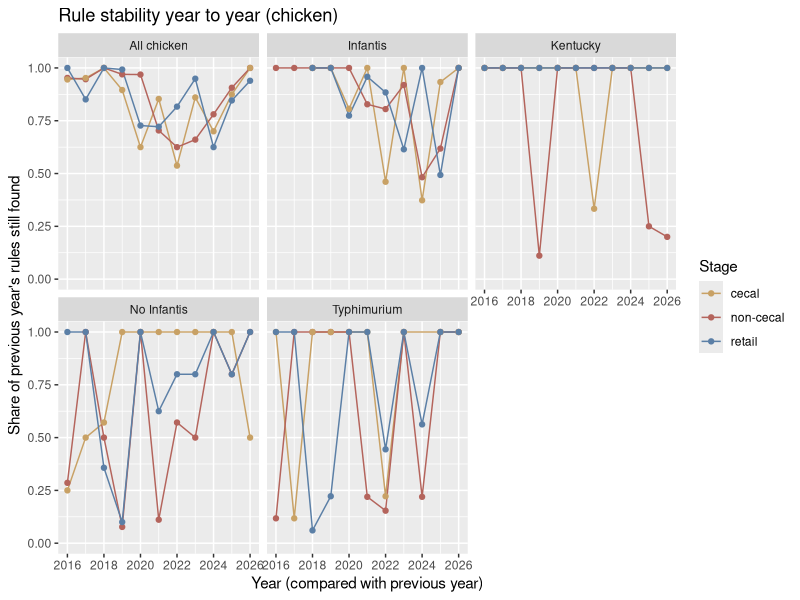
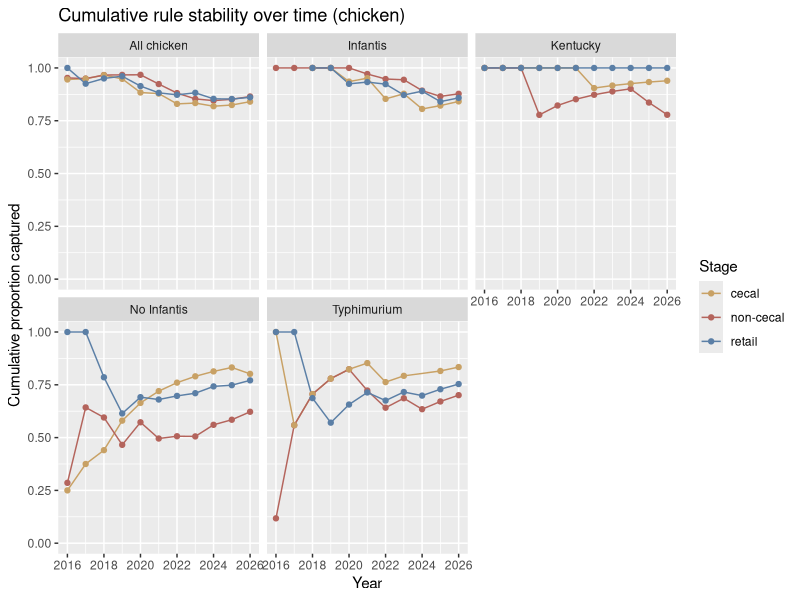
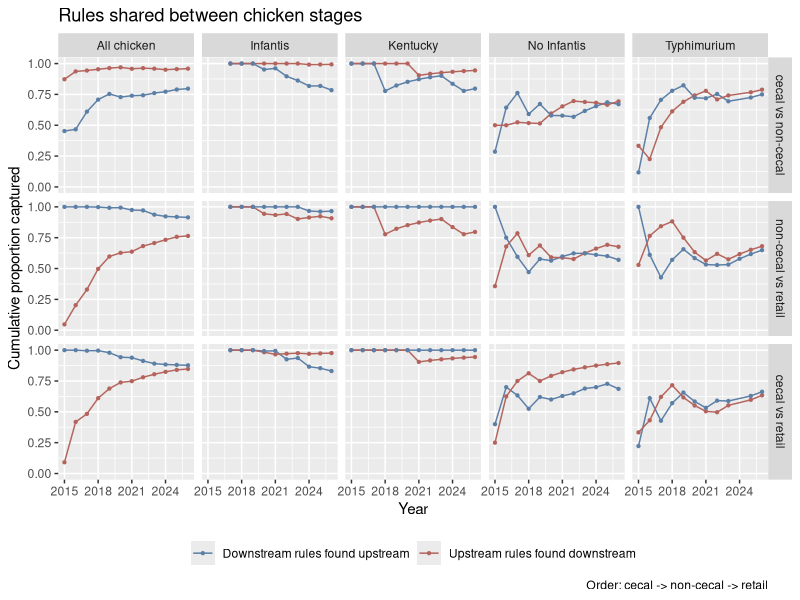
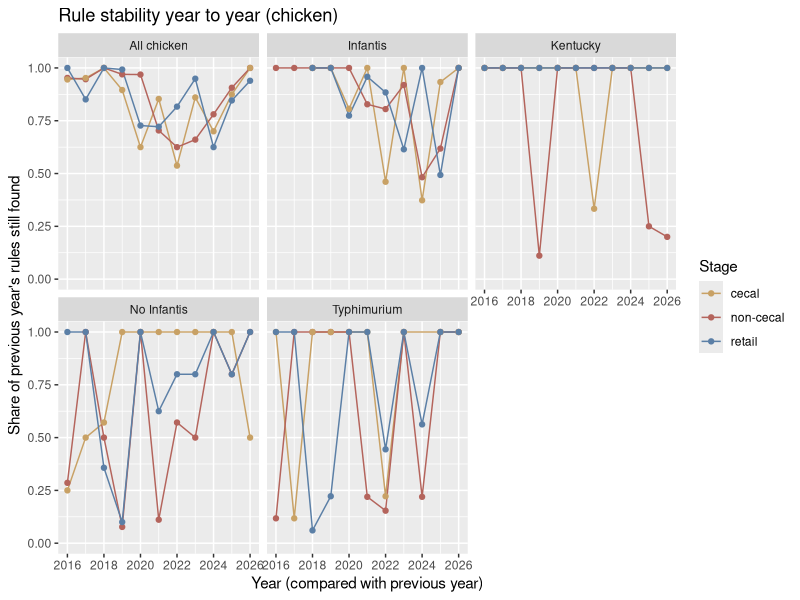
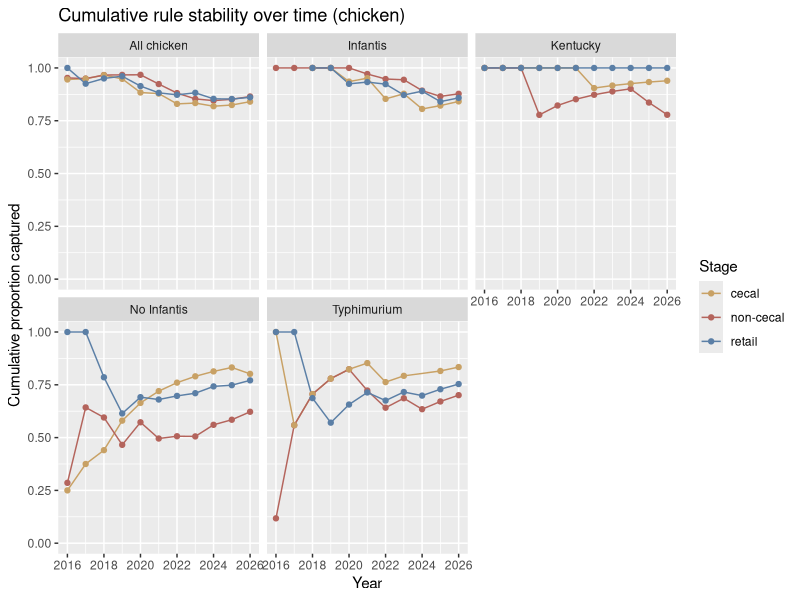
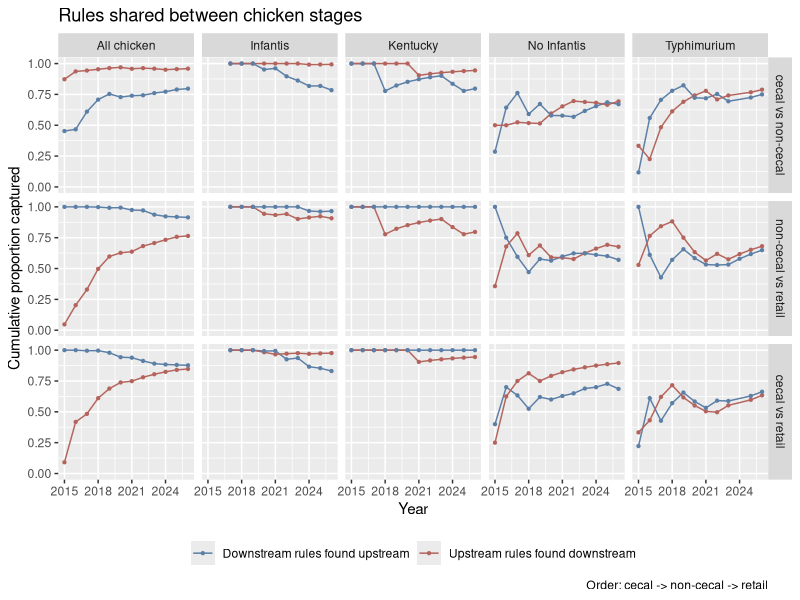

Recreate these plots in R, in order.
## 08_rule_comparison.R
## Comparing chicken rulesets across years & across stages
## Calculate roportion captured & cumulative proportion captured (CPC) following Glass et al.

library(readr)
library(dplyr)
library(stringr)
library(ggplot2)

setwd("~/USDA/Rule Mining Work")

rules <- read_csv("Output/rules_chicken_class_serotype_test.csv")

rules$rule <- paste(rules$LHS, "=>", rules$RHS)
rules$stage <- word(rules$group, 1)
rules$Year <- as.numeric(word(rules$group, 2))

# (Glass et al. Eq. 5)
prop_captured <- function(r1, r2) {
  length(intersect(r1, r2)) / length(r1)
}

# rules in both / rules in either (project plan)
overlap <- function(r1, r2) {
  length(intersect(r1, r2)) / length(union(r1, r2))
}


# Across years (Glass et al. Eq. 6)
time_comp <- data.frame()

for (s in unique(rules$subset)) {
  for (st in unique(rules$stage)) {
    d <- rules %>% filter(subset == s, stage == st)
    years <- sort(unique(d$Year))
    if (length(years) < 2) next
    
    for (i in 1:(length(years) - 1)) {
      r1 <- d$rule[d$Year == years[i]]
      r2 <- d$rule[d$Year == years[i + 1]]
      pc <- prop_captured(r1, r2)
      
      if (i == 1) {
        cpc <- pc
      } else {
        cpc <- (1 / i) * ((i - 1) * cpc + pc)
      }
      
      time_comp <- rbind(time_comp,
                         data.frame(subset = s, stage = st,
                                    year1 = years[i], year2 = years[i + 1],
                                    n_rules1 = length(r1), n_rules2 = length(r2),
                                    prop_captured = pc, cpc = cpc,
                                    overlap = overlap(r1, r2)))
    }
  }
}

time_comp
write_csv(time_comp, "Output/rule_comparison_time.csv")


# Across stages (Glass et al. Eq. 7)
stage_pairs <- list(c("cecal", "non-cecal"), c("non-cecal", "retail"), c("cecal", "retail"))

stage_comp <- data.frame()

for (s in unique(rules$subset)) {
  for (p in stage_pairs) {
    d1 <- rules %>% filter(subset == s, stage == p[1])
    d2 <- rules %>% filter(subset == s, stage == p[2])
    years <- sort(intersect(d1$Year, d2$Year))
    if (length(years) == 0) next
    
    for (i in 1:length(years)) {
      r1 <- d1$rule[d1$Year == years[i]]
      r2 <- d2$rule[d2$Year == years[i]]
      pc_12 <- prop_captured(r1, r2)
      pc_21 <- prop_captured(r2, r1)
      
      if (i == 1) {
        cpc_12 <- pc_12
        cpc_21 <- pc_21
      } else {
        cpc_12 <- (1 / i) * ((i - 1) * cpc_12 + pc_12)
        cpc_21 <- (1 / i) * ((i - 1) * cpc_21 + pc_21)
      }
      
      stage_comp <- rbind(stage_comp,
                          data.frame(subset = s, Year = years[i],
                                     pair = paste(p[1], "vs", p[2]),
                                     direction = c(paste(p[1], "in", p[2]),
                                                   paste(p[2], "in", p[1])),
                                     type = c("Upstream rules found downstream",
                                              "Downstream rules found upstream"),
                                     prop_captured = c(pc_12, pc_21),
                                     cpc = c(cpc_12, cpc_21),
                                     overlap = overlap(r1, r2)))
    }
  }
}

stage_comp
write_csv(stage_comp, "Output/rule_comparison_stage.csv")


# Plots
stage_colors <- c("cecal" = "#C8A165", "non-cecal" = "#B4645C", "retail" = "#5B7FA6")

# year to year
ggplot(time_comp, aes(x = year2, y = prop_captured, color = stage)) +
  geom_line() +
  geom_point() +
  facet_wrap(~ subset) +
  scale_color_manual(values = stage_colors) +
  scale_x_continuous(breaks = seq(2016, 2026, 2)) +
  coord_cartesian(ylim = c(0, 1)) +
  labs(x = "Year (compared with previous year)",
       y = "Share of previous year's rules still found",
       color = "Stage", title = "Rule stability year to year (chicken)")

ggsave("Output/Figures/rule_comparison_time.png", width = 10, height = 6)

# cumulative (Glass et al. Fig. 2)
ggplot(time_comp, aes(x = year2, y = cpc, color = stage)) +
  geom_line() +
  geom_point() +
  facet_wrap(~ subset) +
  scale_color_manual(values = stage_colors) +
  scale_x_continuous(breaks = seq(2016, 2026, 2)) +
  coord_cartesian(ylim = c(0, 1)) +
  labs(x = "Year", y = "Cumulative proportion captured",
       color = "Stage", title = "Cumulative rule stability over time (chicken)")

ggsave("Output/Figures/rule_comparison_time_cpc.png", width = 10, height = 6)

# between stages (Glass et al. Fig. 3)
stage_comp$pair <- factor(stage_comp$pair,
                          levels = c("cecal vs non-cecal", "non-cecal vs retail", "cecal vs retail"))

ggplot(stage_comp, aes(x = Year, y = cpc, color = type)) +
  geom_line() +
  geom_point(size = 0.8) +
  facet_grid(pair ~ subset) +
  scale_color_manual(values = c("Upstream rules found downstream" = "#B4645C",
                                "Downstream rules found upstream" = "#5B7FA6")) +
  scale_x_continuous(breaks = seq(2015, 2026, 3)) +
  coord_cartesian(ylim = c(0, 1)) +
  labs(y = "Cumulative proportion captured", color = NULL,
       title = "Rules shared between chicken stages",
       caption = "Order: cecal -> non-cecal -> retail") +
  theme(legend.position = "bottom")

ggsave("Output/Figures/rule_comparison_stage.png", width = 12, height = 8)
